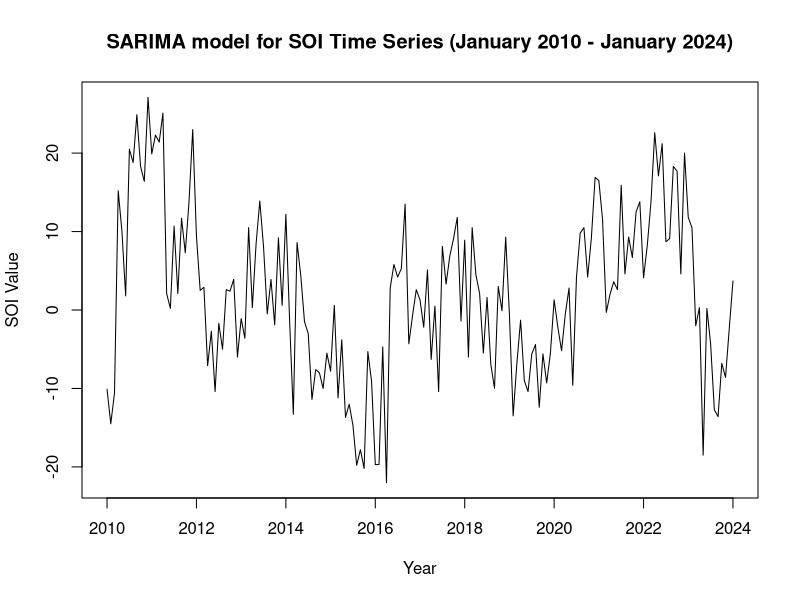
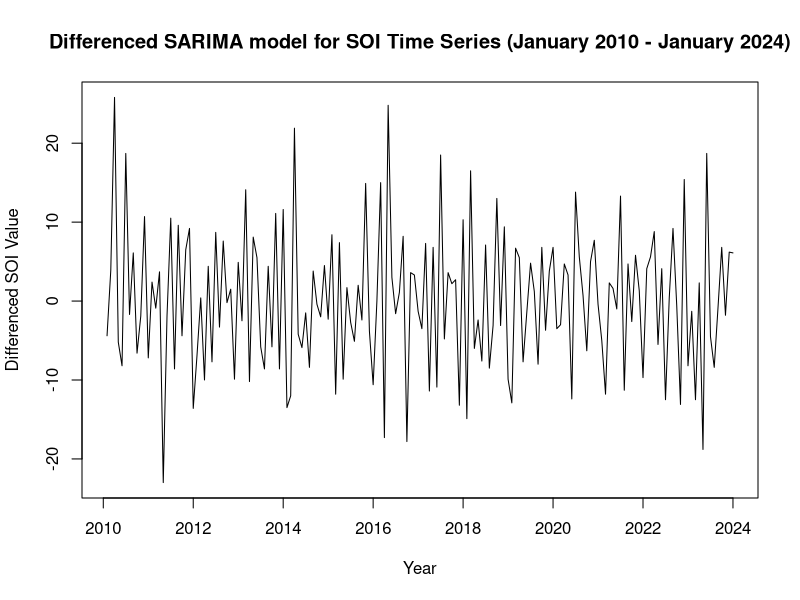
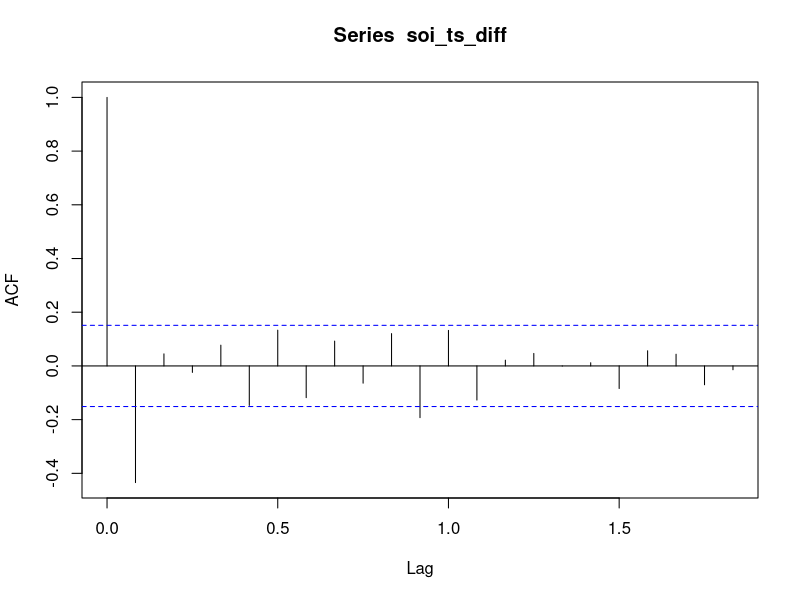
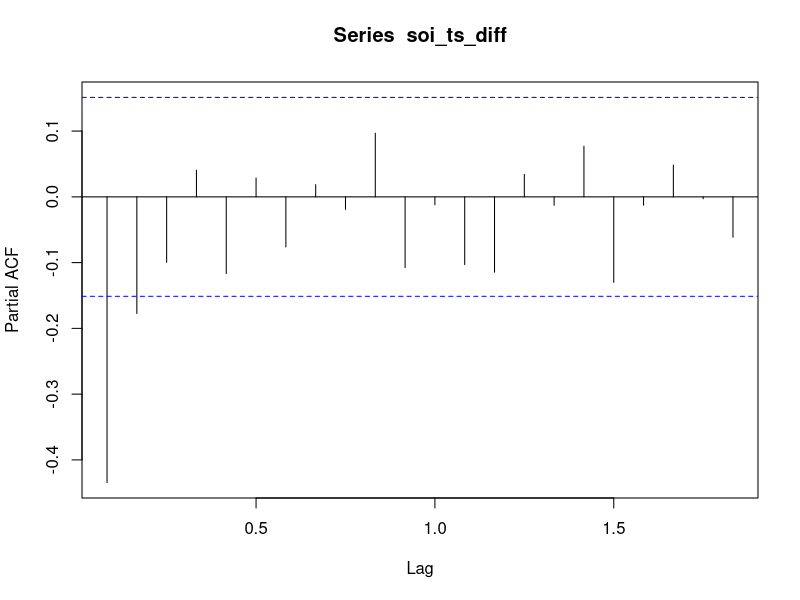
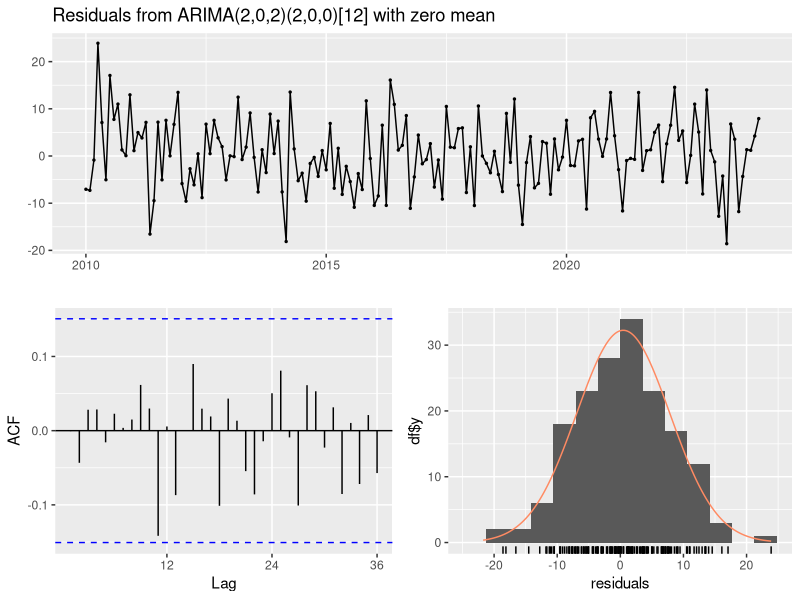
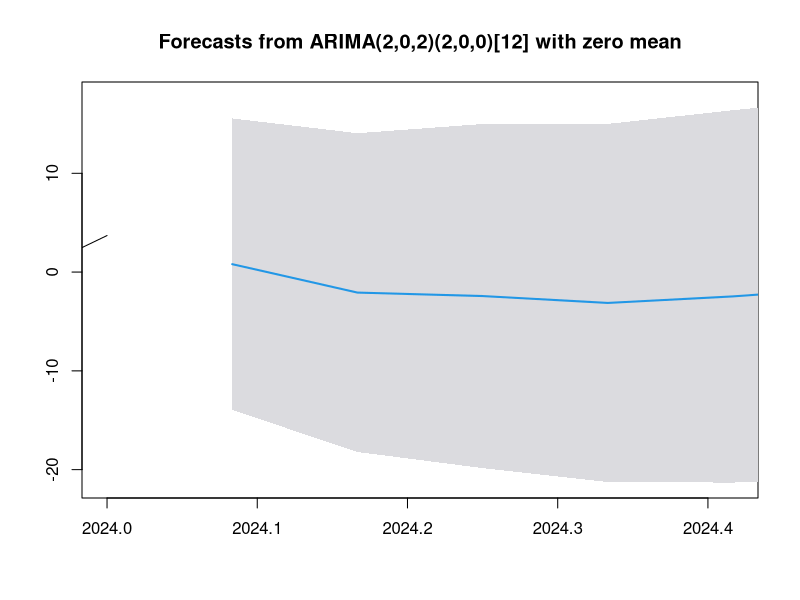
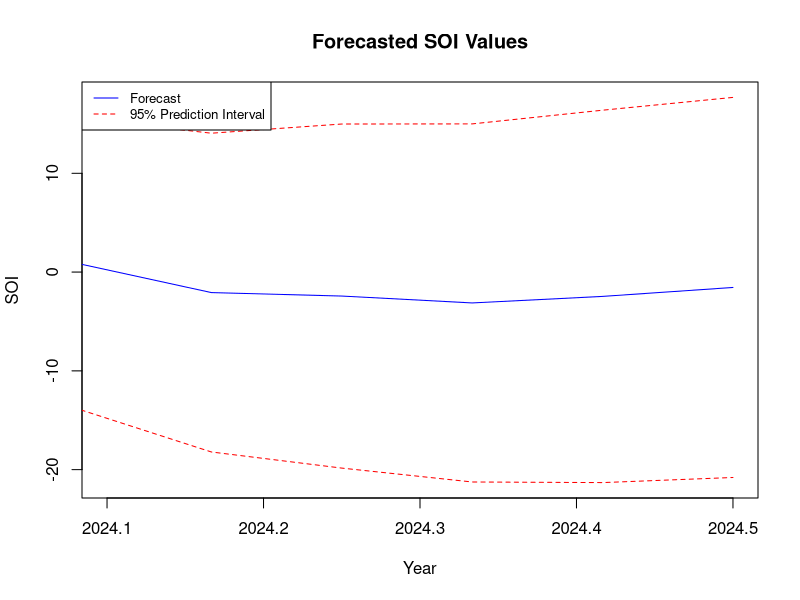

Source code (R) for these figures, in order:
# Load necessary libraries
install.packages("forecast")
library("forecast")
library("tseries")

getwd()
setwd("Documents")

# a)

#load data
soi_data_raw <- read.csv("Time_Series_SOI.txt", header = FALSE, col.names = c("YearMonth", "SOI"))

#separate and  convert the year and month
soi_data_raw$Year <- substr(soi_data_raw$YearMonth, 1, 4)
soi_data_raw$Month <- substr(soi_data_raw$YearMonth, 5, 6)
soi_data_raw$Year <- as.numeric(soi_data_raw$Year)
soi_data_raw$Month <- as.numeric(soi_data_raw$Month)
#remove the original YearMonth column
soi_data <- soi_data_raw[, -1]

#filter to only include January 2010 to January 2024
soi_data <- subset(soi_data, Year >= 2010 & (Year < 2024 | (Year == 2024 & Month == 1)))

#convert to ts object
soi_ts <- ts(soi_data$SOI, start=c(2010, 1), frequency=12)

#plot
plot(soi_ts, main="SARIMA model for SOI Time Series (January 2010 - January 2024)", xlab="Year", ylab="SOI Value")

adf_test <- adf.test(soi_ts)
print(adf_test)

#check if differencing is needed
if(adf_test$p.value > 0.05) {
  cat("The data is non-stationary, differencing is needed.\n")
  #differencing
  soi_ts_diff <- diff(soi_ts, differences = 1)
  #plot differenced ts
  plot(soi_ts_diff, main="Differenced SARIMA model for SOI Time Series (January 2010 - January 2024)", xlab="Year", ylab="Differenced SOI Value")
  
  #perform ADF test 
  adf_test_diff <- adf.test(soi_ts_diff)
  print(adf_test_diff)
}

#initial examination of the data
summary(soi_ts_diff)

#ACF and PACF to identify potential AR and MA orders
acf(soi_ts_diff)
pacf(soi_ts_diff)

# Fit SARIMA model using auto.arima 
sarima_model <- auto.arima(soi_ts)

#residual diagnostics
checkresiduals(sarima_model)

#model summary
summary(sarima_model)


# b)

#forecast the next 5 time periods (months)
forecasted_values <- forecast(sarima_model, h = 6, level = c(95))

#create a new plot for the forecasted values
plot(forecasted_values, xlim=c(2024, 2024 + (5/12)), ylim=range(forecasted_values$lower, forecasted_values$upper))

#create time series object with just forecasted values
forecasted_ts <- ts(forecasted_values$mean, start=c(2024, 2), frequency=12)

#plot
plot(forecasted_ts, type="n", xlim=c(2024.1, 2024 + (6/12)), ylim=range(c(forecasted_values$lower, forecasted_values$upper)), xlab="Year", ylab="SOI", main="Forecasted SOI Values")
lines(forecasted_ts, col="blue")

#add 95% prediction interval
lines(ts(forecasted_values$lower, start=c(2024, 2), frequency=12), col="red", lty=2)
lines(ts(forecasted_values$upper, start=c(2024, 2), frequency=12), col="red", lty=2)

legend("topleft", legend=c("Forecast", "95% Prediction Interval"), col=c("blue", "red"), lty=c(1, 2), cex=0.8)


